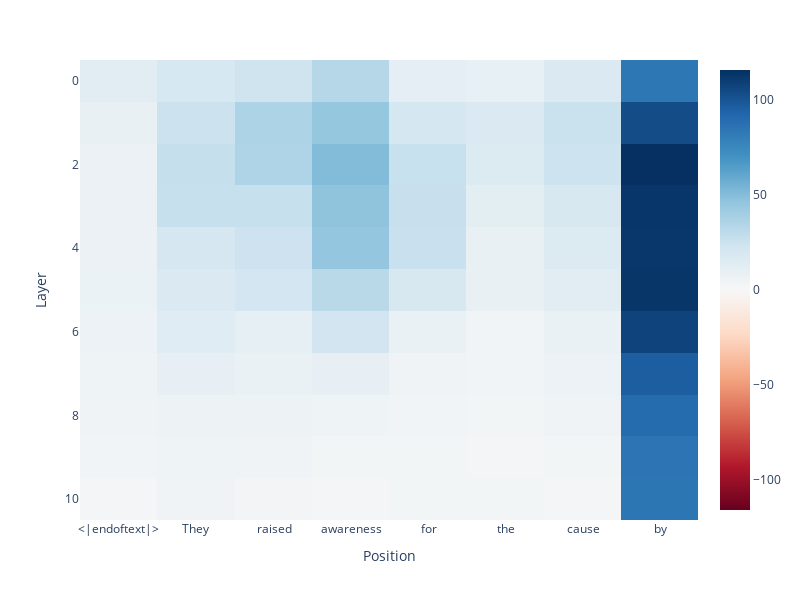

Source (notebook cell):
### Code cell
def plot_grads():
    all_grads = []
    for k, v in grad_dict.items():
        if v is not None:
            all_grads.append(v[0])


    all_grads = torch.stack(all_grads)
    grad_heatmap = all_grads.abs().sum(dim=-1)

    labels = [f"{tok}" for i, tok in enumerate(model.to_str_tokens(tokens[0]))]
    imshow(grad_heatmap, labels={"x": "Position", "y": "Layer"},x=labels, width=800, height=600)


plot_grads()

### Figure 1 — Plotly figure (JSON) as saved in the notebook; plotly's stock layout.template omitted (floating-point values rounded to 4 significant figures)
{"data": [{"coloraxis": "coloraxis", "hovertemplate": "Position: %{x}<br>Layer: %{y}<br>color: %{z}<extra></extra>", "name": "0", "type": "heatmap", "x": ["<|endoftext|>", "They", " raised", " awareness", " for", " the", " cause", " by"], "xaxis": "x", "yaxis": "y", "z": [[13.59, 19.9, 24.06, 33.55, 11.34, 9.574, 16.81, 83.77], [8.781, 25.01, 36.25, 45.12, 20.5, 17.66, 25.86, 104.0], [7.504, 27.14, 35.22, 50.61, 26.31, 16.48, 24.64, 115.8], [7.331, 26.9, 27.0, 47.0, 26.64, 11.9, 19.67, 113.1], [7.219, 20.06, 24.34, 45.42, 26.14, 8.799, 16.16, 112.8], [7.019, 17.28, 21.38, 32.1, 18.79, 8.547, 12.93, 113.2], [6.682, 14.05, 10.83, 22.66, 8.319, 3.957, 7.98, 107.6], [5.616, 9.8, 8.125, 9.792, 4.67, 3.917, 6.886, 95.89], [5.104, 5.932, 5.934, 5.525, 3.395, 2.758, 4.555, 89.69], [4.021, 5.348, 4.869, 2.765, 3.107, 2.713, 2.8, 85.43], [2.695, 5.15, 3.269, 2.328, 2.864, 2.767, 2.21, 84.42]]}], "layout": {"coloraxis": {"cmid": 0, "colorscale": [[0, "rgb(103,0,31)"], [0.1, "rgb(178,24,43)"], [0.2, "rgb(214,96,77)"], [0.3, "rgb(244,165,130)"], [0.4, "rgb(253,219,199)"], [0.5, "rgb(247,247,247)"], [0.6, "rgb(209,229,240)"], [0.7, "rgb(146,197,222)"], [0.8, "rgb(67,147,195)"], [0.9, "rgb(33,102,172)"], [1, "rgb(5,48,97)"]]}, "height": 600, "margin": {"t": 60}, "width": 800, "xaxis": {"anchor": "y", "constrain": "domain", "domain": [0, 1], "scaleanchor": "y", "title": {"text": "Position"}}, "yaxis": {"anchor": "x", "autorange": "reversed", "constrain": "domain", "domain": [0, 1], "title": {"text": "Layer"}}}}
